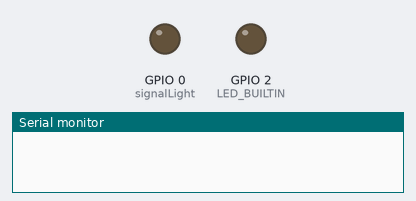
Bench run of a sketch on a simulated ESP8266 (NodeMCU). On the bench: output pins drawn as LEDs (lit = HIGH, except the on-board LED, lit = LOW), the last lines printed to the serial monitor. WiFi joins after 1.5 s; servers stay silent unless stated; pins used as bus, display or sensor lines are not drawn.

Above: at 0.1 s.
At 1.6 s:
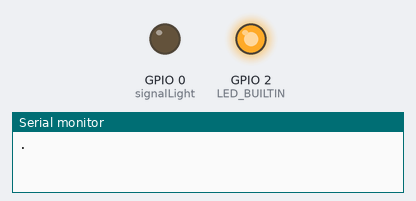
Timing chart, 0 to 3.1 s (numbered marks = the images above):
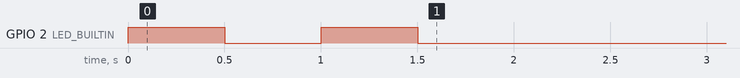

The sketch:

WiFiIOServer.ino
```cpp
#include <ESP8266WiFi.h>
#include <WiFiClient.h>
#include <ESP8266WebServer.h>
#include <ESP8266mDNS.h>

// Constant
const char* ssid = "Elderly";
const char* password = "**********";
IPAddress ip(192, 168, 1, 239);
IPAddress gateway(192, 168, 1, 1);
IPAddress subnet(255, 255, 255, 0);
WiFiServer server(11378);
WiFiClient clients[8];
String messageBuffer = "";

int switchPower = 13;
int signalLight = 0;
const String sign = "LIGHTUP";

// non-block delay
unsigned long delayStart = 0;

void setup() {
  // put your setup code here, to run once:
  pinMode(LED_BUILTIN, OUTPUT);
  pinMode(switchPower, OUTPUT);
  digitalWrite(switchPower, HIGH);

  pinMode(signalLight, OUTPUT);
  Serial.begin(115200);

  WiFi.config(ip, gateway, subnet);
  WiFi.begin(ssid, password);

  while (WiFi.status() != WL_CONNECTED) {
    digitalWrite(LED_BUILTIN, HIGH);
    delay(500);
    digitalWrite(LED_BUILTIN, LOW);
    delay(500);
    Serial.print(".");
  }

  Serial.println("");
  Serial.println("WiFi connected");

  delayStart = millis();

  // Start the server
  server.begin();
  Serial.println("Server started");

  // Print the IP address
  Serial.println(WiFi.localIP());

}

void loop() {
  // put your main code here, to run repeatedly:

  // This logic is to avoid any disconnect from client program
  // that makes IO port always ON
  if(((millis() - delayStart) >= 10000) && (digitalRead(signalLight) == HIGH)) {
    digitalWrite(signalLight, LOW);
    delayStart = millis(); // Reset Delay Start
    Serial.println("IO Timeout");
  } else {
    //int nonTime = (millis() - delayStart);
    //Serial.println("Debug: " + nonTime);
  }

  WiFiClient newClient = server.available();
  if(newClient){
    for(byte i=0; i<8; i++) {
      if(!clients[i]){
        clients[i] = newClient;
        break;
      }
    }
  }

    for(byte i=0; i<8; i++) {
     if(clients[i].available() > 0) {
      char thisChar = clients[i].read();
      if(thisChar == '\n') {
        Serial.println(messageBuffer);
        if(messageBuffer == sign) {
          digitalWrite(signalLight, HIGH);
        } else {
          digitalWrite(signalLight, LOW);
        }
        delayStart = millis();
        messageBuffer = "";
      } else {
        messageBuffer += thisChar;
      }
    }
  }
}
```
